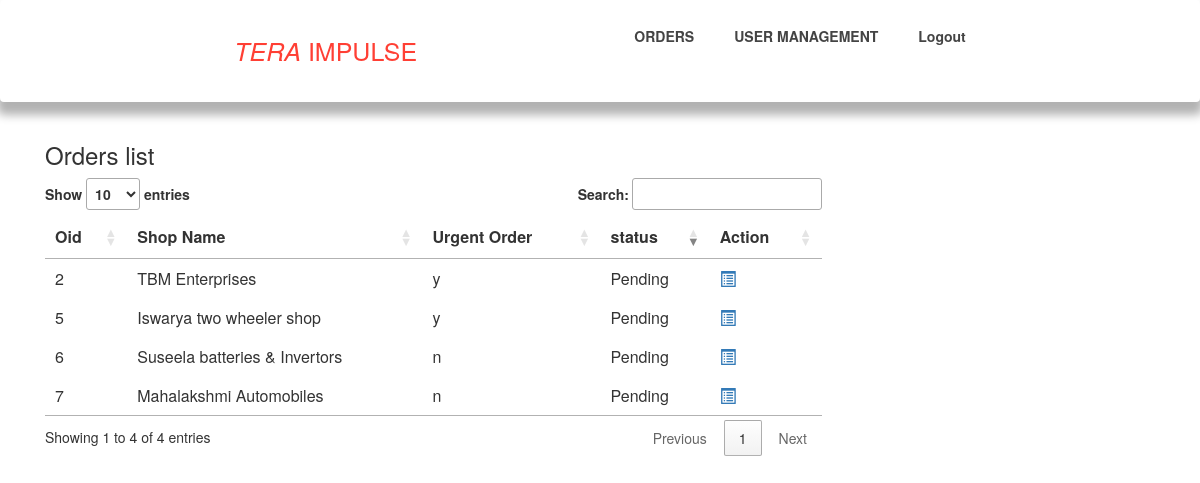
The page /admin/retriveA.php on the database its author committed.
### tables this page shows
CREATE TABLE `orders` (
  `Oid` int(11) NOT NULL,
  `salesper_id` int(11) DEFAULT NULL,
  `dealer_id` int(11) DEFAULT NULL,
  `date` date DEFAULT NULL,
  `comment` text DEFAULT NULL,
  `urgent` varchar(11) DEFAULT NULL,
  `status` enum('Pending','Approved Contract','Billing','Order Placed','Cancle') DEFAULT 'Pending' COMMENT 'P=Pendinng,AC=Approved Contract,B=Billing,OP=Order Placed'
);

CREATE TABLE `dealer` (
  `Did` int(11) NOT NULL,
  `Pid` varchar(50) NOT NULL,
  `shopName` varchar(50) NOT NULL,
  `number` varchar(13) NOT NULL,
  `area` varchar(100) NOT NULL,
  `common` int(10) NOT NULL DEFAULT 1
);

### admin/ManFunctions.php (called while the page is built, shortened)
<?php
class ManFunctions extends DB {
    function getalldataA($link, $table) {
        $query = "select o.Oid,sp.name as person,d.shopName as shop ,d.area,
                  o.date,o.comment ,o.urgent,o.status from orders o
                  left join sperson sp on sp.id = o.salesper_id left
                  join dealer d on d.Did = o.dealer_id	WHERE `status`= 'Pending'";
         $result = mysqli_query($link, $query);
        $res = [];
        if (mysqli_num_rows($result) > 0) {
            $res = mysqli_fetch_all($result, MYSQLI_ASSOC);
        }
        return $res;
    }
}
$mf = new ManFunctions();

### admin/retriveA.php (the view, shortened to what this page needs)
<?php
include 'manfunctions.php';
include_once 'menu.php';
?>
<!doctype html>
<html>
    <head>
        <link href="css/crudstyles.css" rel="stylesheet" type="text/css"/>
         <link href="https://cdn.jsdelivr.net/npm/bootstrap@5.1.0/dist/css/bootstrap.min.css" rel="stylesheet">
   <link href="//cdn.datatables.net/1.10.25/css/jquery.dataTables.min.css" rel="stylesheet">
  <link rel="stylesheet" href="https://maxcdn.bootstrapcdn.com/bootstrap/3.3.6/css/bootstrap.min.css" />
    </head>
    <body>
        <div class="container">
            <div class="right">
                    <h3>Orders list</h3>
                    <table class="example" id="example">
                        <thead>
                            <tr>
                                <th>Oid  </th>
                                <th>Shop Name</th>
                                <th>Urgent Order</th>
                                <th>status</th>
                                <th>Action</th>
                            </tr>
                        </thead>
                        <tbody>
                            <?php
                          $rows= $mf->getalldataA($link,'Oid');
                          if(!empty($rows)){
                              foreach($rows as $row){
                                ?>
                                <tr>
                                    <td><?= $row['Oid'] ?></td>
                                    <td><?= $row['shop'] ?></td>
                                     <td><?= $row['urgent'] ?></td>
                                    <td><?= $row['status'] ?></td>
                                    <td>
                                        <a href="view.php?Oid=<?= $row['Oid'] ?>"  ><span class="glyphicon glyphicon-list-alt"></span></a>
                                    </td>
                                </tr>
                                <?php
                              }
                            ?>
                        </tbody>
                    </table>
                    <?php
                } else {
                    echo 'Record Not found';
                }
                ?>
            </div>
        </div>
    </body>
</html>

### admin/css/crudstyles.css (style rules this page uses)
.container { width: 80%; margin: auto; }
.right { width: 70%; float: left; }

### admin/menu.php (style rules this page uses)
* { padding: 0; margin: 0; box-sizing: border-box; }
body { font-family: "Lato", sans-serif; }
::placeholder { color: #666; font-weight: 400; }

### rows shown on the page
orders: Oid "2", dealer.shopName "TBM Enterprises", urgent "y", status "Pending"
orders: Oid "5", dealer.shopName "Iswarya two wheeler shop", urgent "y", status "Pending"
orders: Oid "6", dealer.shopName "Suseela batteries & Invertors", urgent "n", status "Pending"
orders: Oid "7", dealer.shopName "Mahalakshmi Automobiles", urgent "n", status "Pending"
